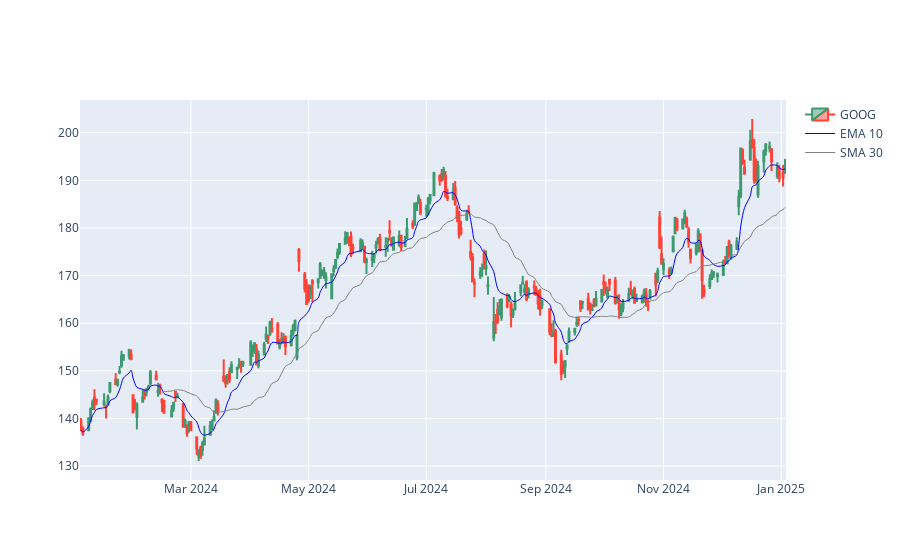

The code cell stored with this chart in its notebook:
### Code cell
from finta import TA

data = t.history(period='1y', rounding=True)
data['ema10'] = TA.EMA(data, 10)
data['sma30'] = TA.SMA(data, 30)

import plotly.graph_objects as go

fig = go.Figure(data=[
                go.Candlestick(
                    x = data.index, # date values
                    open  = data['Open'],
                    high  = data['High'],
                    low   = data['Low'],
                    close = data['Close'],
                    name = STOCK
                ),
         
                go.Scatter( x=data['ema10'].index,
                            y=data['ema10'],
                            name='EMA 10',
                            line=dict(color='blue',
                                      width=1,
                                      shape='spline'), # smooth the line
                            ),
        
                go.Scatter( x=data['sma30'].index,
                            y=data['sma30'],
                            name='SMA 30',
                            line=dict(color='grey',
                                      width=1,
                                      shape='spline'), # smooth the line
                            )
                ])

# Mask a default range slider
fig.update_layout(xaxis_rangeslider_visible=False)
fig.show()

### Figure 1 — Plotly figure (JSON) as saved in the notebook; plotly's stock layout.template omitted (floating-point values rounded to 4 significant figures; data arrays with more than 128 entries replaced by an {"elided": "..."} marker saying what was removed)
{"data": [{"close": {"elided": "252 float values"}, "high": {"elided": "252 float values"}, "low": {"elided": "252 float values"}, "name": "GOOG", "open": {"elided": "252 float values"}, "type": "candlestick", "x": {"elided": "252 str values"}}, {"line": {"color": "blue", "shape": "spline", "width": 1}, "name": "EMA 10", "type": "scatter", "x": {"elided": "252 str values"}, "y": {"elided": "252 float values"}}, {"line": {"color": "grey", "shape": "spline", "width": 1}, "name": "SMA 30", "type": "scatter", "x": {"elided": "252 str values"}, "y": {"elided": "252 float values"}}], "layout": {"xaxis": {"rangeslider": {"visible": false}}}}
